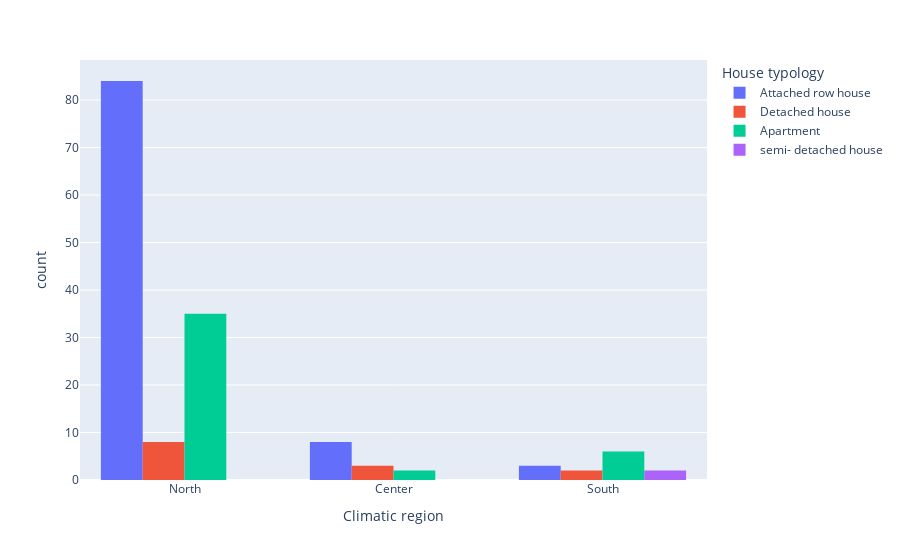

The code cell stored with this chart in its notebook:
### Markdown cell above
# Khám phá dữ liệu
## Độ phổ biến của các loại nhà ở những vùng khí hậu khác nhau.

### Code cell
# fig, ax = plt.subplots(figsize=(12, 8))
# sns.countplot(data=data_df, x='Climatic region', hue='House typology', ax=ax)
fig = px.histogram(data_df, 'Climatic region', color='House typology', barmode='group')
fig.show()

### Figure 1 — Plotly figure (JSON) as saved in the notebook; plotly's stock layout.template omitted (floating-point values rounded to 4 significant figures)
{"data": [{"alignmentgroup": "True", "bingroup": "x", "hovertemplate": "House typology=Attached row house<br>Climatic region=%{x}<br>count=%{y}<extra></extra>", "legendgroup": "Attached row house", "marker": {"color": "#636efa", "pattern": {"shape": ""}}, "name": "Attached row house", "offsetgroup": "Attached row house", "orientation": "v", "showlegend": true, "type": "histogram", "visible": true, "x": ["North", "North", "North", "North", "North", "North", "North", "North", "North", "North", "North", "North", "North", "North", "North", "North", "North", "Center", "North", "North", "North", "North", "North", "North", "North", "Center", "North", "North", "North", "North", "North", "North", "North", "North", "South", "North", "North", "North", "North", "North", "North", "North", "North", "North", "South", "North", "North", "North", "Center", "North", "North", "North", "North", "North", "North", "South", "North", "North", "North", "North", "North", "North", "North", "North", "North", "North", "North", "North", "North", "Center", "North", "Center", "North", "North", "North", "North", "North", "North", "North", "North", "Center", "North", "Center", "North", "North", "North", "North", "Center", "North", "North", "North", "North", "North", "North", "North"], "xaxis": "x", "yaxis": "y"}, {"alignmentgroup": "True", "bingroup": "x", "hovertemplate": "House typology=Detached house<br>Climatic region=%{x}<br>count=%{y}<extra></extra>", "legendgroup": "Detached house", "marker": {"color": "#EF553B", "pattern": {"shape": ""}}, "name": "Detached house", "offsetgroup": "Detached house", "orientation": "v", "showlegend": true, "type": "histogram", "x": ["Center", "North", "North", "Center", "North", "North", "North", "North", "South", "North", "South", "Center", "North"], "xaxis": "x", "yaxis": "y"}, {"alignmentgroup": "True", "bingroup": "x", "hovertemplate": "House typology=Apartment<br>Climatic region=%{x}<br>count=%{y}<extra></extra>", "legendgroup": "Apartment", "marker": {"color": "#00cc96", "pattern": {"shape": ""}}, "name": "Apartment", "offsetgroup": "Apartment", "orientation": "v", "showlegend": true, "type": "histogram", "x": ["South", "North", "North", "North", "North", "North", "North", "North", "North", "North", "North", "North", "North", "Center", "North", "North", "South", "North", "North", "North", "North", "North", "North", "North", "North", "North", "South", "North", "South", "North", "North", "North", "North", "North", "North", "North", "North", "North", "Center", "North", "North", "South", "South"], "xaxis": "x", "yaxis": "y"}, {"alignmentgroup": "True", "bingroup": "x", "hovertemplate": "House typology=semi- detached house<br>Climatic region=%{x}<br>count=%{y}<extra></extra>", "legendgroup": "semi- detached house", "marker": {"color": "#ab63fa", "pattern": {"shape": ""}}, "name": "semi- detached house", "offsetgroup": "semi- detached house", "orientation": "v", "showlegend": true, "type": "histogram", "visible": true, "x": ["South", "South"], "xaxis": "x", "yaxis": "y"}], "layout": {"autosize": true, "barmode": "group", "legend": {"title": {"text": "House typology"}, "tracegroupgap": 0}, "margin": {"t": 60}, "xaxis": {"anchor": "y", "autorange": true, "domain": [0, 1], "range": [-0.5, 2.5], "showspikes": false, "title": {"text": "Climatic region"}, "type": "category"}, "yaxis": {"anchor": "x", "autorange": true, "domain": [0, 1], "range": [0, 88.42], "showspikes": false, "title": {"text": "count"}}}}
